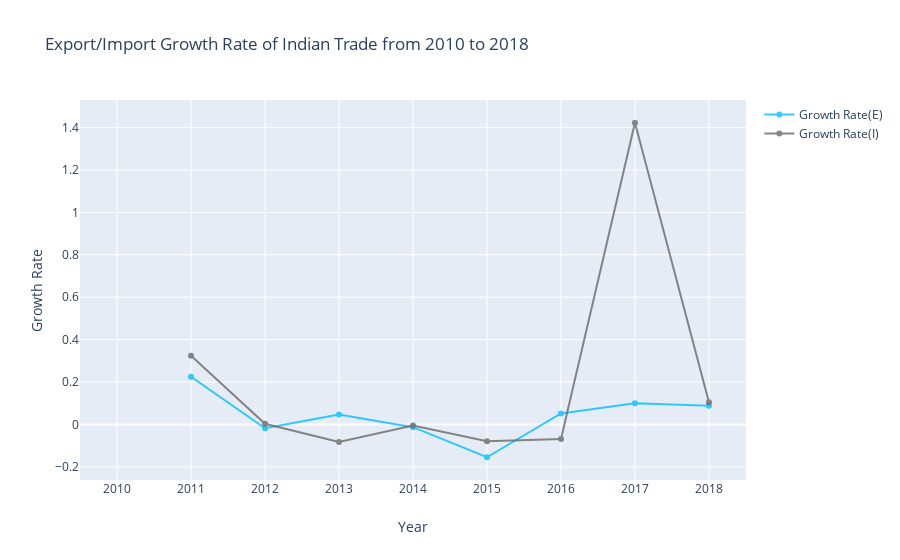

Source (notebook cell):
### Code cell
'''Visualization of Export/Import Growth Rate'''
# create trace1
trace1 = go.Scatter(
                x = total_year.index,
                y = total_year['Growth Rate(E)'],
                name = "Growth Rate(E)",
                line_color='deepskyblue',
                opacity=0.8,
                text = total_year['Growth Rate(E)'])
# create trace2 
trace2 = go.Scatter(
                x = total_year.index,
                y = total_year['Growth Rate(I)'],
                name = "Growth Rate(I)",
                line_color='dimgray',
                opacity=0.8,
                text = total_year['Growth Rate(I)'])

layout = go.Layout(hovermode= 'closest', title = 'Export/Import Growth Rate of Indian Trade from 2010 to 2018' , xaxis = dict(title = 'Year'), yaxis = dict(title = 'Growth Rate'))
fig = go.Figure(data = [trace1, trace2], layout = layout)
fig.show()

### Figure 1 — Plotly figure (JSON) as saved in the notebook; plotly's stock layout.template omitted (floating-point values rounded to 4 significant figures)
{"data": [{"line": {"color": "deepskyblue"}, "name": "Growth Rate(E)", "opacity": 0.8, "text": [null, 0.2248, -0.01819, 0.04662, -0.01294, -0.1548, 0.05171, 0.1003, 0.08748], "type": "scatter", "x": [2010, 2011, 2012, 2013, 2014, 2015, 2016, 2017, 2018], "y": [null, 0.2248, -0.01819, 0.04662, -0.01294, -0.1548, 0.05171, 0.1003, 0.08748]}, {"line": {"color": "dimgray"}, "name": "Growth Rate(I)", "opacity": 0.8, "text": [null, 0.3233, 0.002898, -0.08261, -0.004812, -0.07921, -0.06833, 1.423, 0.1042], "type": "scatter", "x": [2010, 2011, 2012, 2013, 2014, 2015, 2016, 2017, 2018], "y": [null, 0.3233, 0.002898, -0.08261, -0.004812, -0.07921, -0.06833, 1.423, 0.1042]}], "layout": {"hovermode": "closest", "title": {"text": "Export/Import Growth Rate of Indian Trade from 2010 to 2018"}, "xaxis": {"title": {"text": "Year"}}, "yaxis": {"title": {"text": "Growth Rate"}}}}
